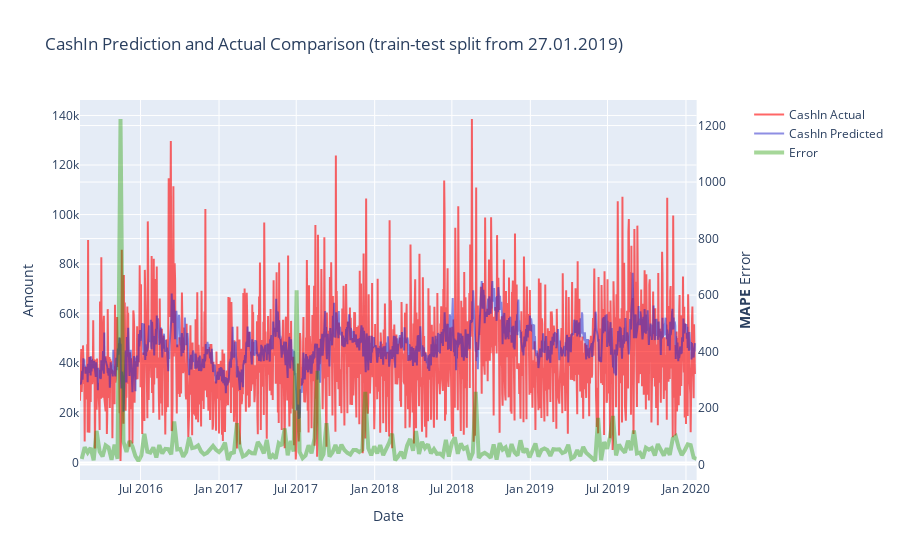

The notebook cell this image was saved under:
### Code cell
draw_model_error(tabTransformer, get_input_sets(atm_feature_set, groups), atm_feature_set[TARGET], split_from=X_train.index[-1])

### Figure 1 — Plotly figure (JSON) as saved in the notebook; plotly's stock layout.template omitted (floating-point values rounded to 4 significant figures; data arrays with more than 128 entries replaced by an {"elided": "..."} marker saying what was removed)
{"data": [{"line": {"color": "rgba(255,0,0,0.6)"}, "name": "CashIn Actual", "type": "scatter", "x": {"elided": "1443 str values"}, "xaxis": "x", "y": {"elided": "1443 float values"}, "yaxis": "y"}, {"line": {"color": "rgba(30,30,200,0.5)"}, "name": "CashIn Predicted", "type": "scatter", "x": {"elided": "1443 str values"}, "xaxis": "x", "y": {"elided": "1443 float values"}, "yaxis": "y"}, {"line": {"color": "rgba(34, 155, 0, 0.4)", "width": 4}, "name": "Error", "type": "scatter", "x": {"elided": "207 str values"}, "xaxis": "x", "y": {"elided": "207 float values"}, "yaxis": "y2"}], "layout": {"title": {"text": "CashIn Prediction and Actual Comparison (train-test split from 27.01.2019)"}, "xaxis": {"anchor": "y", "domain": [0, 0.94], "title": {"text": "Date"}}, "yaxis": {"anchor": "x", "domain": [0, 1], "title": {"text": "Amount"}}, "yaxis2": {"anchor": "x", "overlaying": "y", "side": "right", "title": {"text": "<b>MAPE</b> Error"}}}}
